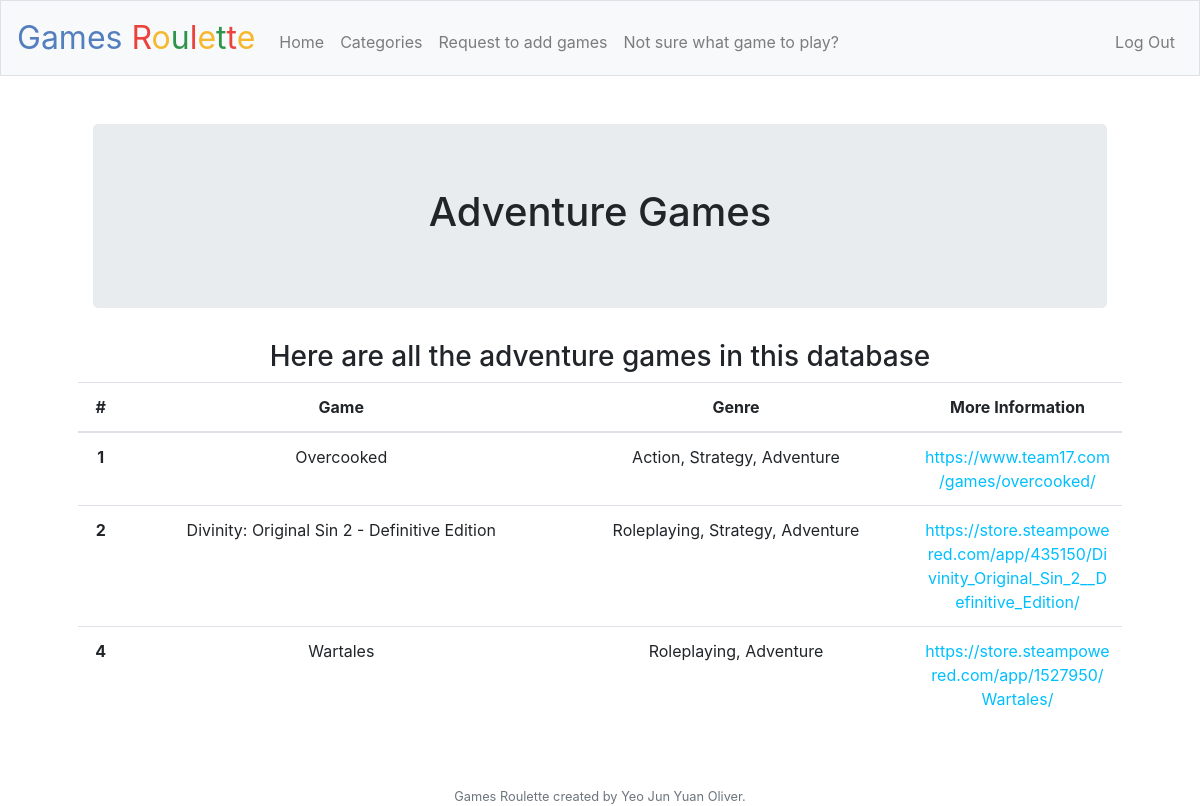
Screenshot of /adventure (signed in) with the database file from the repository.
### tables this page shows
CREATE TABLE games (id INTEGER, gamename TEXT NOT NULL, genre TEXT NOT NULL, website TEXT NOT NULL, PRIMARY KEY(id));

### application.py (the view)
@app.route("/adventure")
@login_required
def adventure():
    adventure_games = db.execute("SELECT id, gamename, genre, website FROM games WHERE genre LIKE '%adventure%'")
    return render_template("adventure.html", games=adventure_games)

### application.py (called while the page is built)
@app.after_request
def after_request(response):
    response.headers["Cache-Control"] = "no-cache, no-store, must-revalidate"
    response.headers["Expires"] = 0
    response.headers["Pragma"] = "no-cache"
    return response

### helpers.py (called while the page is built)
def login_required(f):
    @wraps(f)
    def decorated_function(*args, **kwargs):
        if session.get("user_id") is None:
            return redirect("/login")
        return f(*args, **kwargs)
    return decorated_function

### templates/adventure.html (shortened to what this page needs)
{% extends "layout.html" %}
{% block main %}
    <div class="container">
        <div class="jumbotron">
            <h1>Adventure Games</h1>
        </div>
    </div>
    <h3>Here are all the adventure games in this database</h3>
    <table class="table">
        <thead>
            <tr>
                <th scope="col">#</th>
                <th scope="col">Game</th>
                <th scope="col">Genre</th>
                <th scope="col">More Information</th>
            </tr>
        </thead>
        <tbody>
            {% for game in games %}
            <tr>
                <th scope="row">{{ game.id }}</th>
                <td>{{ game.gamename }}</td>
                <td>{{ game.genre }}</td>
                <td style="word-wrap: break-word;min-width: 160px;max-width: 160px;"><a href={{ game.website }}>{{ game.website }}</a></td>
            </tr>
            {% endfor %}
        </tbody>
    </table>
{% endblock %}

### static/styles.css (style rules this page uses)
a:link, a:visited { color: DeepSkyBlue; background-color: transparent; text-decoration: none; }

### rows the page displays
games: id "1", gamename "Overcooked", genre "Action, Strategy, Adventure", website "https://www.team17.com/games/overcooked/"
games: id "2", gamename "Divinity: Original Sin 2 - Definitive Edition", genre "Roleplaying, Strategy, Adventure", website "https://store.steampowered.com/app/435150/Divinity_Original_Sin_2__Definitive_Edition/"
games: id "4", gamename "Wartales", genre "Roleplaying, Adventure", website "https://store.steampowered.com/app/1527950/Wartales/"
